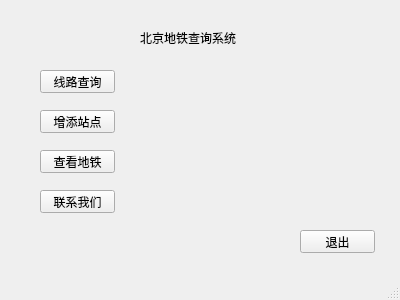
<?xml version="1.0" encoding="UTF-8"?>
<ui version="4.0">
 <class>ziz</class>
 <widget class="QMainWindow" name="ziz">
  <property name="geometry">
   <rect>
    <x>0</x>
    <y>0</y>
    <width>400</width>
    <height>300</height>
   </rect>
  </property>
  <property name="windowTitle">
   <string>ziz</string>
  </property>
  <property name="styleSheet">
   <string notr="true">background-image: url(:/new/prefix1/train.png);</string>
  </property>
  <widget class="QWidget" name="centralWidget">
   <widget class="QLabel" name="label">
    <property name="geometry">
     <rect>
      <x>140</x>
      <y>30</y>
      <width>131</width>
      <height>16</height>
     </rect>
    </property>
    <property name="styleSheet">
     <string notr="true">font: 9pt &quot;Adobe Arabic&quot;;</string>
    </property>
    <property name="text">
     <string>北京地铁查询系统</string>
    </property>
   </widget>
   <widget class="QPushButton" name="pushButton">
    <property name="geometry">
     <rect>
      <x>40</x>
      <y>70</y>
      <width>75</width>
      <height>23</height>
     </rect>
    </property>
    <property name="text">
     <string>线路查询</string>
    </property>
   </widget>
   <widget class="QPushButton" name="pushButton_2">
    <property name="geometry">
     <rect>
      <x>40</x>
      <y>110</y>
      <width>75</width>
      <height>23</height>
     </rect>
    </property>
    <property name="text">
     <string>增添站点</string>
    </property>
   </widget>
   <widget class="QPushButton" name="pushButton_3">
    <property name="geometry">
     <rect>
      <x>40</x>
      <y>150</y>
      <width>75</width>
      <height>23</height>
     </rect>
    </property>
    <property name="text">
     <string>查看地铁</string>
    </property>
   </widget>
   <widget class="QPushButton" name="pushButton_4">
    <property name="geometry">
     <rect>
      <x>40</x>
      <y>190</y>
      <width>75</width>
      <height>23</height>
     </rect>
    </property>
    <property name="text">
     <string>联系我们</string>
    </property>
   </widget>
   <widget class="QPushButton" name="pushButton_5">
    <property name="geometry">
     <rect>
      <x>300</x>
      <y>230</y>
      <width>75</width>
      <height>23</height>
     </rect>
    </property>
    <property name="text">
     <string>退出</string>
    </property>
   </widget>
  </widget>
  <widget class="QStatusBar" name="statusBar"/>
 </widget>
 <layoutdefault spacing="6" margin="11"/>
 <resources/>
 <connections/>
</ui>
